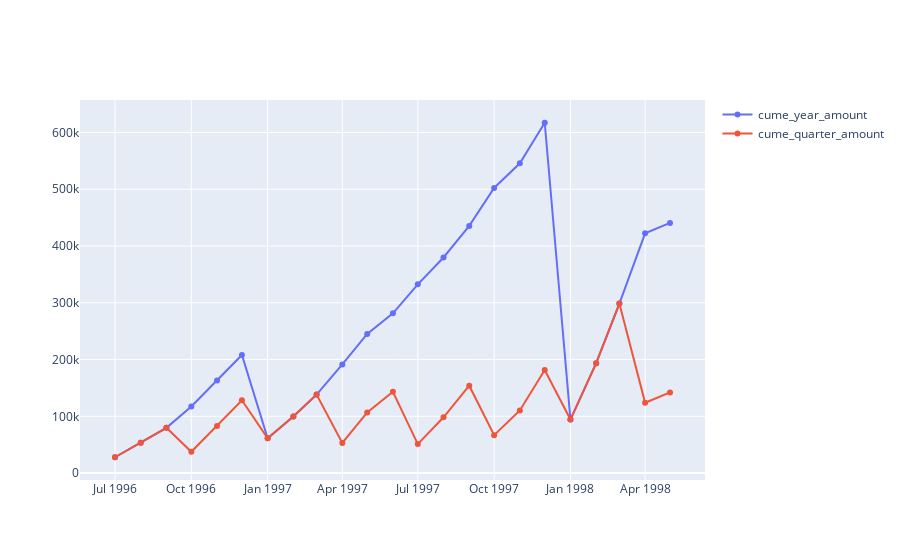

This figure's notebook cell:
### Code cell
import plotly.graph_objects as go 

fig = go.Figure()
fig.add_trace(go.Scatter(x = df.month_day, y = df.cume_year_amount ,mode = "lines+markers", name = "cume_year_amount"))
fig.add_trace(go.Scatter(x = df.month_day, y = df.cume_quarter_amount ,mode = "lines+markers", name = "cume_quarter_amount"))
fig.show()
